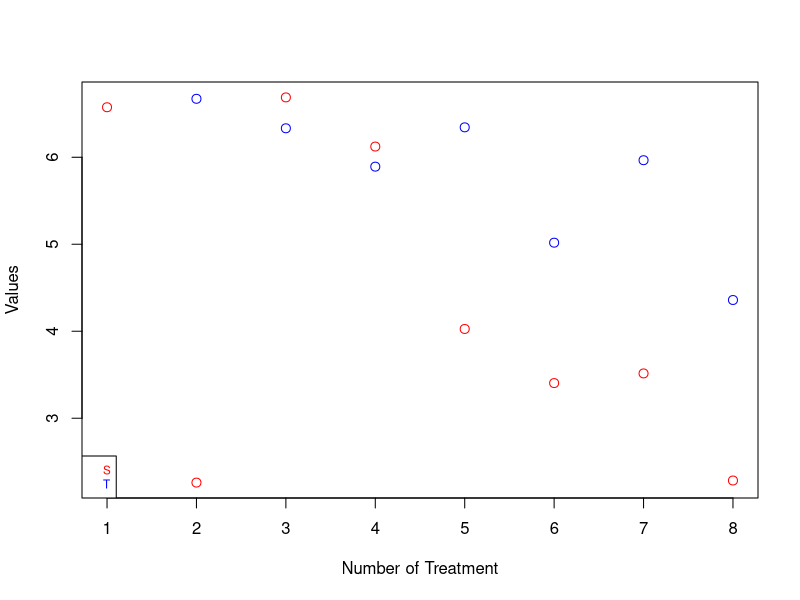
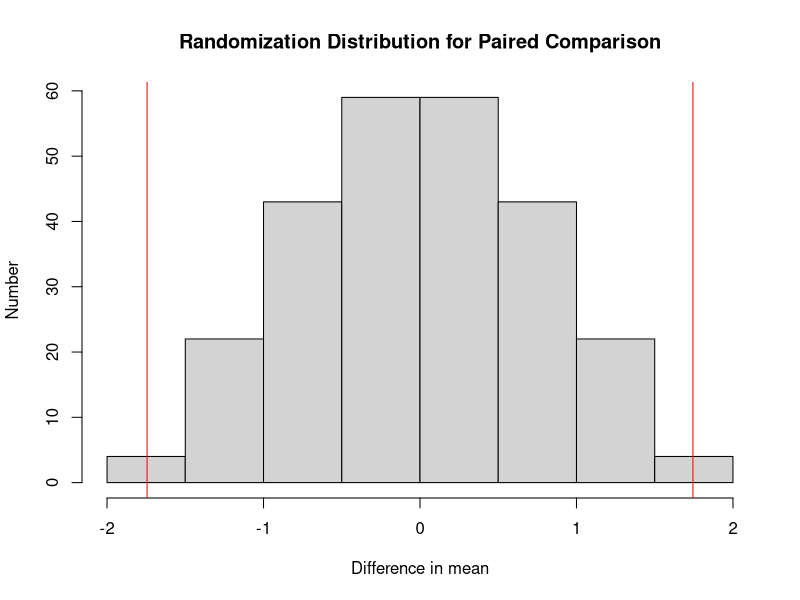
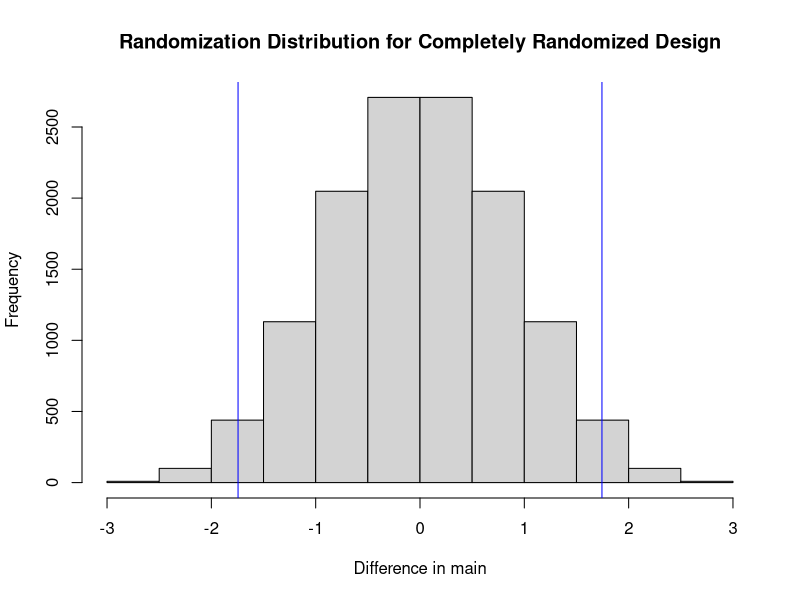

The R source for these figures, in order:
## ---- chunk 1
knitr::opts_chunk$set(echo = TRUE)
## ---- chunk 2
set.seed(9877)
Number<-c(1:8)
S<-round(rnorm(8,mean=5,sd=2),3)
T<-round(rnorm(8,mean=7,sd=2),3)
diff<-S-T
compD<-data.frame(Number,S,T,diff)

plot(compD$Number,compD$S,col="red",cex=1.2,xlab="Number of Treatment",ylab="Values")
points(compD$Number,compD$T,col="blue",cex=1.2)
legend("bottomleft",legend=c("S","T"),text.col=c("red","blue"),cex = 0.7)

compD
## ---- chunk 3
## Randomized pair design
meandiff<-mean(diff)
ST<-c(S,T)
N <- 2^8
res <- numeric(N)
LR=list(c(-1,1))
trtassign<-expand.grid(rep(LR,8))
for(i in 1:N)
{
  res[i]<-mean(as.numeric(trtassign[i,])*diff)
}
summary(res)

##Completely randomized design
comp<-c(S,T)
N <- choose(16,8)
res2 <- numeric(N)
observed=mean(S)-mean(T)
index <-combn(1:16,8)
for (i in 1:N){
  res2[i] <- mean(comp[index[,i]])-mean(comp[-index[,i]])
}

## ---- chunk 4
## Randomized paired design
hist(res,xlab='Difference in mean',ylab="Number",main="Randomization Distribution for Paired Comparison")
abline(v = meandiff, col = 'red')
abline(v = -meandiff, col = 'red')
tbar<-mean(res)
p_val<-sum(abs(res-tbar)>=abs(meandiff-tbar))/N
round(p_val,4)

## Completely randomized design
hist(res2,xlab = 'Difference in main', main = 'Randomization Distribution for Completely Randomized Design')
abline(v=observed, col='blue') 
abline(v=-observed, col='blue') 
tbar2<-mean(res2)
p_val2<-sum(abs(res2-tbar2)>=abs(observed-tbar2))/N
round(p_val2,4)
## ---- chunk 5
#paired t test
t.test(S,T, paired=TRUE)
#two sample t test
t.test(S,T)
